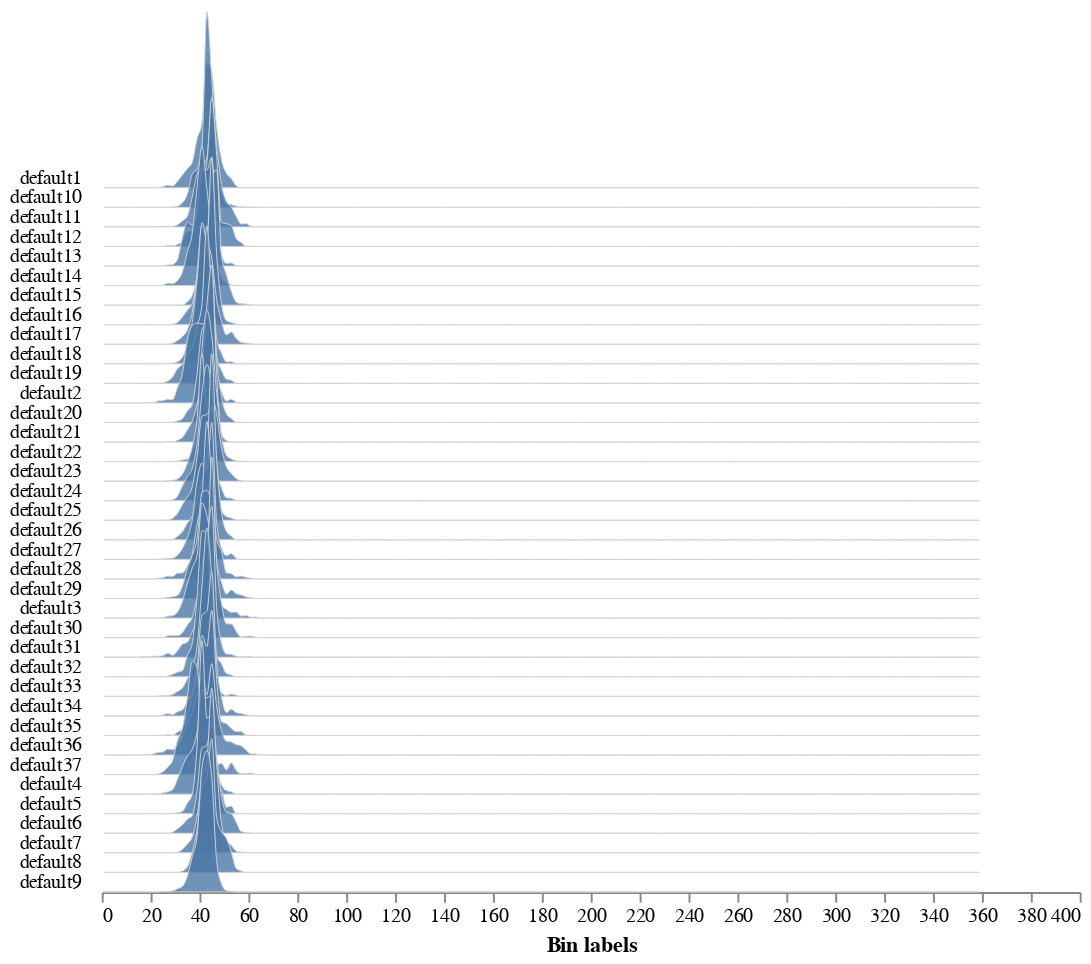

Write notebook code for a chart like this one.
### Code cell
# Analyze color of each seed
        #
        # Inputs:
        #   img = rgb image
        #   labeled_mask = labeled mask
        #   hist_plot_type = 'hsv', or None for no histogram plot
        #   n_labels = 'num' 

analysis_image = pcv.analyze.color(rgb_img=img, labeled_mask=labeled_mask, n_labels=num, colorspaces='hsv')

### Figure 1 — Vega-Lite specification as saved in the notebook (floating-point values rounded to 4 significant figures; data arrays with more than 128 entries replaced by an {"elided": "..."} marker saying what was removed)
{"config": {"view": {"continuousWidth": 300, "continuousHeight": 300, "stroke": null}, "axis": {"grid": false}, "facet": {"columns": 1, "spacing": 0}, "title": {"anchor": "end"}}, "data": {"name": "data-3c9cbd87c21544a1950b53edea15d366"}, "facet": {"field": "sample", "header": {"labelAngle": 0, "labelAlign": "left", "labelOrient": "left"}, "title": null, "type": "nominal"}, "spec": {"mark": {"type": "area", "fillOpacity": 0.8, "interpolate": "monotone", "stroke": "lightgray", "strokeWidth": 0.5}, "encoding": {"x": {"field": "label", "title": "Bin labels", "type": "quantitative"}, "y": {"axis": null, "field": "value", "scale": {"range": [10, -100]}, "type": "quantitative"}}, "height": 10, "width": 500}, "bounds": "flush", "$schema": "https://vega.github.io/schema/vega-lite/v5.8.0.json", "datasets": {"data-3c9cbd87c21544a1950b53edea15d366": {"elided": "6660 records"}}}
